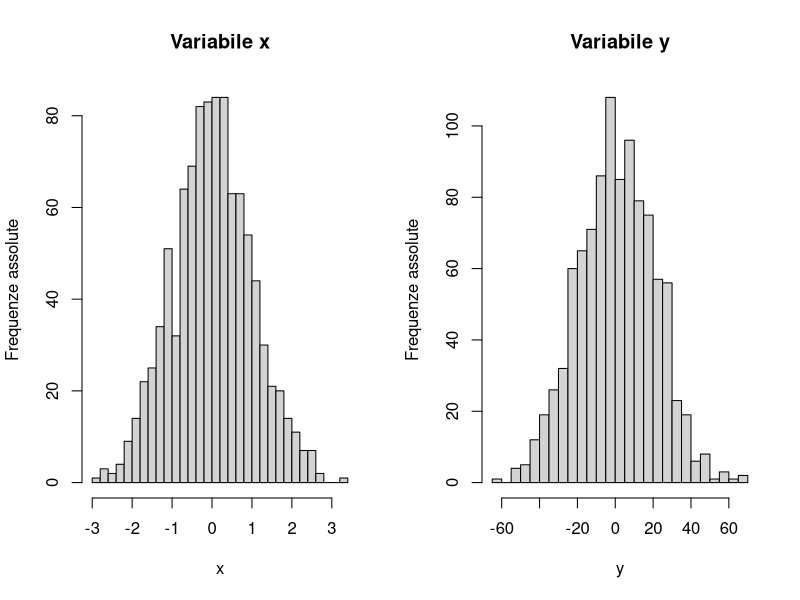

The R source for this figure:
## ---- chunk 1
knitr::opts_chunk$set(echo = F, eval = T, message = F, warning = F, error = F, comment = NA, cache = F, include = T, R.options = list(width = 100), collapse = T, dpi = 200, fig.align = "center", fig.height = 4, fig.width = 8)
## ---- chunk 2
x <- c(-1.65, -5.74, -0.84, -4.50, 12.90, 0.84, -4.73, 7.89, 10.72, 4.40)
y <- c(-5.34,-6.26,3.80,-2.15,-1.72,-7.35,6.84,5.92,1.72,7.76)
z <- c(7.05, -0.43, -10.21, -5.44, -6.75, -12.33, 13.76, 21.51, 0.43, 6.14)

var2 <- function(x) mean(x^2) - mean(x)^2
sd2 <- function(x) sqrt(var2(x))

Pearson_sym <- function(x){
  mean((x - mean(x))^3)/sd2(x)^3
}

Pearson_kurt <- function(x){
  mean((x - mean(x))^4)/sd2(x)^4
}


tab <- cbind(c(mean(x), mean(y), mean(z)),
             c(quantile(x,c(0.25),type=1),quantile(y,c(0.25),type=1),quantile(z,c(0.25),type=1)),
             c(quantile(x,c(0.75),type=1),quantile(y,c(0.75),type=1),quantile(z,c(0.75),type=1)),
             c(var2(x),var2(y),var2(z)),
             c(Pearson_sym(x),Pearson_sym(y),Pearson_sym(z)),
             c(Pearson_kurt(x),Pearson_kurt(y),Pearson_kurt(z)))
rownames(tab) <- c("x","y","z")
colnames(tab) <- 1:6
# knitr::kable(tab)
## ---- chunk 3
set.seed(123)
x <- rnorm(1000)
y <- rnorm(1000,0,20)
par(mfrow=c(1,2))
hist(x, breaks= 30, main = "Variabile x", ylab = "Frequenze assolute")
hist(y, breaks= 30, main = "Variabile y", ylab = "Frequenze assolute")
